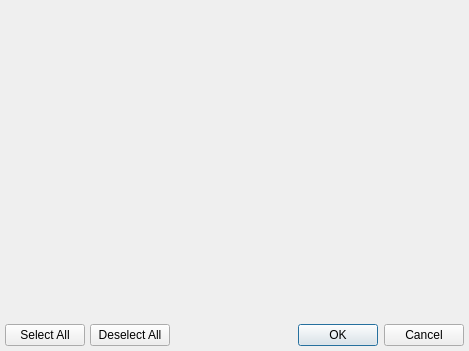
<?xml version="1.0" encoding="UTF-8"?>
<ui version="4.0">
 <class>DialogDatalogSettings</class>
 <widget class="QDialog" name="DialogDatalogSettings">
  <property name="geometry">
   <rect>
    <x>0</x>
    <y>0</y>
    <width>469</width>
    <height>351</height>
   </rect>
  </property>
  <property name="windowTitle">
   <string>Datalog Settings</string>
  </property>
  <layout class="QGridLayout" name="gridLayout">
   <property name="leftMargin">
    <number>5</number>
   </property>
   <property name="topMargin">
    <number>5</number>
   </property>
   <property name="rightMargin">
    <number>5</number>
   </property>
   <property name="bottomMargin">
    <number>5</number>
   </property>
   <property name="spacing">
    <number>5</number>
   </property>
   <item row="3" column="1">
    <widget class="QPushButton" name="pushButtonDeselectAll">
     <property name="text">
      <string>Deselect All</string>
     </property>
    </widget>
   </item>
   <item row="3" column="2">
    <widget class="QDialogButtonBox" name="buttonBox">
     <property name="orientation">
      <enum>Qt::Horizontal</enum>
     </property>
     <property name="standardButtons">
      <set>QDialogButtonBox::Cancel|QDialogButtonBox::Ok</set>
     </property>
    </widget>
   </item>
   <item row="3" column="0">
    <widget class="QPushButton" name="pushButtonSelectAll">
     <property name="text">
      <string>Select All</string>
     </property>
    </widget>
   </item>
   <item row="0" column="0" colspan="3">
    <widget class="QWidget" name="widgetTableContainer" native="true"/>
   </item>
  </layout>
 </widget>
 <resources/>
 <connections>
  <connection>
   <sender>buttonBox</sender>
   <signal>accepted()</signal>
   <receiver>DialogDatalogSettings</receiver>
   <slot>accept()</slot>
   <hints>
    <hint type="sourcelabel">
     <x>248</x>
     <y>254</y>
    </hint>
    <hint type="destinationlabel">
     <x>157</x>
     <y>274</y>
    </hint>
   </hints>
  </connection>
  <connection>
   <sender>buttonBox</sender>
   <signal>rejected()</signal>
   <receiver>DialogDatalogSettings</receiver>
   <slot>reject()</slot>
   <hints>
    <hint type="sourcelabel">
     <x>316</x>
     <y>260</y>
    </hint>
    <hint type="destinationlabel">
     <x>286</x>
     <y>274</y>
    </hint>
   </hints>
  </connection>
 </connections>
</ui>
